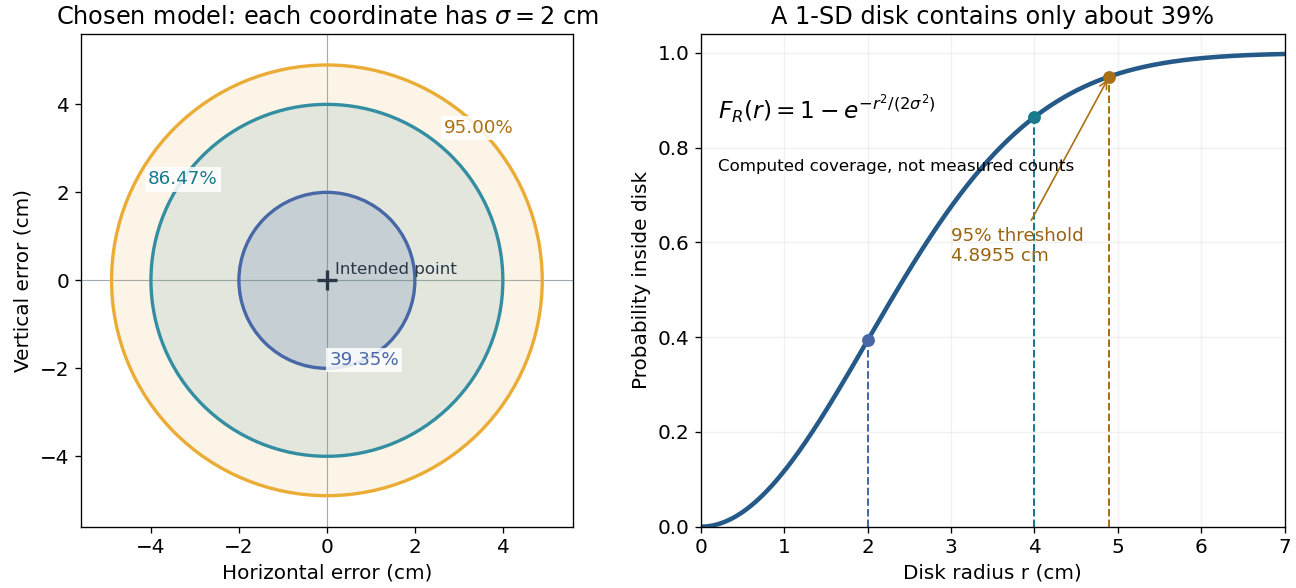

Source code (Python):
"""Original exact radial-coverage model, sigma=2 cm; output PNG to cwd."""
from pathlib import Path
import numpy as np
import matplotlib
matplotlib.use('Agg')
import matplotlib.pyplot as plt
from matplotlib.patches import Circle


def main():
    plt.rcParams.update({'font.size':12,'figure.facecolor':'white','axes.facecolor':'white'})
    fig,(ax,bx)=plt.subplots(1,2,figsize=(10.8,4.9),layout='constrained')
    sigma=2.0;r95=sigma*np.sqrt(-2*np.log(.05))
    disks=[(r95,'#ebac36',.12),(4,'#338ea1',.13),(2,'#4767a7',.18)]
    for r,color,alpha in disks:
        ax.add_patch(Circle((0,0),r,fc=color,alpha=alpha,ec='none'))
        ax.add_patch(Circle((0,0),r,fc='none',ec=color,lw=2))
    ax.plot(0,0,'+',ms=12,mew=2,color='#293746')
    ax.text(.18,.15,'Intended point',fontsize=10,color='#293746')
    for r,label,color,angle in [(2,'39.35%', '#4767a7',-65),(4,'86.47%','#197a8d',145),(r95,'95.00%','#aa7014',45)]:
        theta=np.deg2rad(angle)
        ax.text(r*np.cos(theta),r*np.sin(theta),label,fontsize=11,ha='center',va='center',
                color=color,bbox={'fc':'white','ec':'none','alpha':.85,'pad':2})
    ax.axhline(0,color='#a1aab3',lw=.7,zorder=0);ax.axvline(0,color='#a1aab3',lw=.7,zorder=0)
    ax.set(xlim=(-5.6,5.6),ylim=(-5.6,5.6),aspect='equal',xlabel='Horizontal error (cm)',ylabel='Vertical error (cm)',
           title=r'Chosen model: each coordinate has $\sigma=2$ cm')
    r=np.linspace(0,7,600);cdf=-np.expm1(-r*r/(2*sigma*sigma))
    bx.plot(r,cdf,lw=2.7,color='#245988')
    for rad,label,color in [(2,'1 component SD','#4767a7'),(4,'2 component SD','#197a8d'),(r95,'95% radius','#aa7014')]:
        p=-np.expm1(-rad*rad/(2*sigma*sigma))
        bx.plot([rad,rad],[0,p],ls='--',lw=1.2,color=color)
        bx.scatter([rad],[p],color=color,zorder=5,s=45)
    bx.annotate('95% threshold\n4.8955 cm',(r95,.95),xytext=(3.0,.56),fontsize=11,
                arrowprops={'arrowstyle':'->','color':'#aa7014'},color='#996410')
    bx.text(.2,.86,r'$F_R(r)=1-e^{-r^2/(2\sigma^2)}$',fontsize=14)
    bx.text(.2,.75,'Computed coverage, not measured counts',fontsize=10)
    bx.set(xlim=(0,7),ylim=(0,1.04),xlabel='Disk radius r (cm)',ylabel='Probability inside disk',
           title='A 1-SD disk contains only about 39%')
    bx.grid(alpha=.17)
    fig.savefig(Path(__file__).with_suffix('.png').name,dpi=120,facecolor='white')
    plt.close(fig)


if __name__=='__main__':main()
